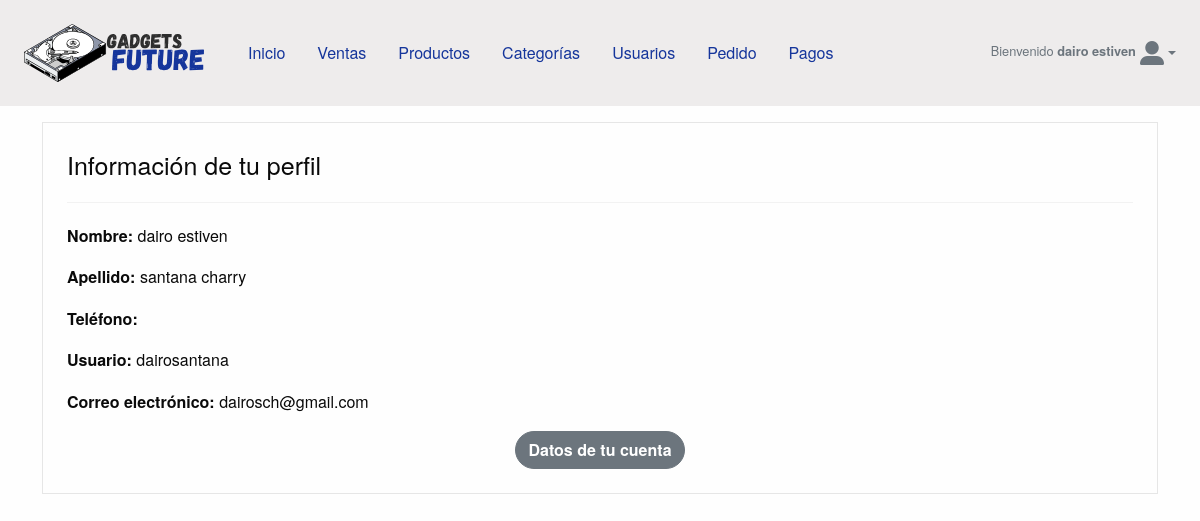
Page /cuenta/admin/perfil/ (signed in) on the committed database.
### cuenta/models.py (models this page shows, shortened)
class Cuenta(AbstractBaseUser):
    nombre = models.CharField(max_length=25)
    apellido = models.CharField(max_length=25)
    username = models.CharField(max_length=25, unique=True, verbose_name="usuario")
    correo_electronico = models.EmailField(max_length=50, unique=True)
    telefono = models.CharField(max_length=12)
    inicio_acceso = models.DateField(default=timezone.now)
    ultimo_acceso = models.DateField(default=timezone.now)
    is_staff = models.BooleanField(default=False, verbose_name="usuario")
    is_admin = models.BooleanField(default=False, verbose_name="Administrador")
    is_active = models.BooleanField(default=False, verbose_name="Actvio")
    USERNAME_FIELD = "correo_electronico"
    REQUIRED_FIELDS = ["nombre", "apellido", "username"]
    objects = ManejardorCuenta()
    def __str__(self):
        return self.correo_electronico

### config/decorators.py (the view)
    def wrapper(request, *args, **kwargs):
        cuenta = Cuenta.objects.get(correo_electronico=request.user)
        if cuenta.is_active and cuenta.is_staff and cuenta.is_admin:
            return view_func(request, *args, **kwargs)
        else:
            return redirect("inicio_sesion")

### tienda/context_processors.py (called while the page is built)
def enlaces_categorias(request):
    enlace = Categoria.objects.all()
    return dict(enlace_categoria=enlace)

### templates/admin/usuario/perfil.html (shortened to what this page needs)
{% extends 'admin/base_admin.html' %}
{% block content %}
  <section>
    <div class="container">
      <div class="d-md-flex justify-content-center gap-3">
        <div class="col-12 col-md-5 mt-3 card p-4 mb-4">
          <div>
            <h4>Información de tu perfil</h4>
            <hr />
            <p>
              <strong>Nombre:</strong> {{ usuario.nombre }}
            </p>
            <p>
              <strong>Apellido:</strong> {{ usuario.apellido }}
            </p>
            <p>
              <strong>Teléfono:</strong> {{ usuario.telefono }}
            </p>
            <p>
              <strong>Usuario:</strong> {{ usuario.username }}
            </p>
            <p>
              <strong>Correo electrónico:</strong> {{ usuario.correo_electronico }}
            </p>
            <div class="text-center">
              <button class="btn btn-secondary rounded-pill fw-semibold" onclick="habilitarEdicion()">Datos de tu cuenta</button>
            </div>
          </div>
        </div>
      </div>
    </div>
  </section>
{% endblock %}

### templates/admin/include/menu.html (shortened to what this page needs)
{% load static %}
<div class="text-secondary bg-nav">
  <div class="container-fluid my-4 d-lg-flex align-items-center text-center gap-2">
    <a class="navbar-brand" href="{% url 'dashboard' %}"><img src="{% static 'img/logo.svg' %}" alt="logo" width="180px" /></a>
    <ul class="nav mb-2 mb-lg-0 colors-texto me-auto">
      <li class="nav-item">
        <a class="nav-link" href="{% url 'dashboard' %}">Inicio</a>
      </li>
      <li class="nav-item">
        <a class="nav-link" href="{% url 'lista_venta' %}">Ventas</a>
      </li>
      <li class="nav-item">
        <a class="nav-link" href="{% url 'lista_productos' %}">Productos</a>
      </li>
      <li class="nav-item">
        <a class="nav-link" href="{% url 'lista_categorias' %}">Categorías</a>
      </li>
      <li class="nav-item">
        <a class="nav-link" href="{% url 'lista_usuario' %}">Usuarios</a>
      </li>
      <li class="nav-item">
        <a class="nav-link" href="{% url 'lista_pedido' %}">Pedido</a>
      </li>
      <li class="nav-item">
        <a class="nav-link" href="{% url 'lista_pagos' %}">Pagos</a>
      </li>
    </ul>
    <div class="d-flex ml-auto">
      {% if user.is_authenticated %}
        <small class="py-0 my-0 mx-1">Bienvenido <strong>{{ user.nombre }}</strong></small>
      {% endif %}
      <li class="nav-item dropdown list-unstyled">
        <a class="nav-link dropdown-toggle" href="#" role="button" data-bs-toggle="dropdown" aria-expanded="false"><i class="fa-solid fa-user-large fa-xl"></i></a>
      </li>
    </div>
  </div>
</div>

### static/css/admin/admin.css (style rules this page uses)
body { font-family: 'Quicksand'; }
.bg-nav { background-color: #eeecec; }
.colors-texto li>a { color: #15359B; }

### rows in the picture
Cuenta: nombre "dairo estiven", apellido "santana charry", username "dairosantana", correo_electronico "dairosch@gmail.com"
